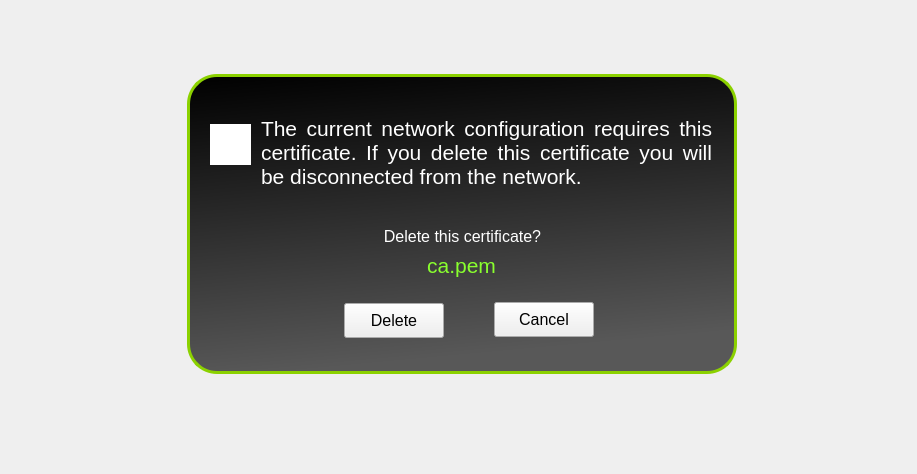
    <widget class="QFrame" name="frameDeleteClientCertPrompt">
     <property name="geometry">
      <rect>
       <x>0</x>
       <y>0</y>
       <width>917</width>
       <height>474</height>
      </rect>
     </property>
     <property name="frameShape">
      <enum>QFrame::NoFrame</enum>
     </property>
     <property name="frameShadow">
      <enum>QFrame::Plain</enum>
     </property>
     <widget class="QGroupBox" name="gbDeleteClientCertPrompt">
      <property name="geometry">
       <rect>
        <x>187</x>
        <y>74</y>
        <width>550</width>
        <height>300</height>
       </rect>
      </property>
      <property name="styleSheet">
       <string notr="true">QGroupBox#gbDeleteClientCertPrompt{
/*	background: url(:/images/screens/brushedSteelSheet.png);  */
background-color: qlineargradient(spread:pad, x1:0, y1:0, x2:0.17, y2:1, stop:0 rgba(0, 0, 0, 255), stop:1 rgba(88, 88, 88, 255));
/* border-color: rgb(118, 118, 118); */
    border: 3px solid rgb(139,209,0);
/*border-radius: 10px;*/
border-radius:30px;
/*border: 3px solid black;*/
}</string>
      </property>
      <property name="title">
       <string/>
      </property>
      <property name="alignment">
       <set>Qt::AlignCenter</set>
      </property>
      <widget class="QLabel" name="deleteClientCertLabel">
       <property name="geometry">
        <rect>
         <x>74</x>
         <y>18</y>
         <width>451</width>
         <height>121</height>
        </rect>
       </property>
       <property name="font">
        <font>
         <pointsize>16</pointsize>
        </font>
       </property>
       <property name="styleSheet">
        <string notr="true">/*color: rgb(0, 0, 0); */
color: rgb(255, 255, 255);</string>
       </property>
       <property name="text">
        <string>The current network configuration requires this certificate. If you delete this certificate you will be disconnected from the network.</string>
       </property>
       <property name="alignment">
        <set>Qt::AlignJustify|Qt::AlignVCenter</set>
       </property>
       <property name="wordWrap">
        <bool>true</bool>
       </property>
      </widget>
      <widget class="QPushButton" name="deleteClientCertYesBut">
       <property name="geometry">
        <rect>
         <x>157</x>
         <y>229</y>
         <width>100</width>
         <height>35</height>
        </rect>
       </property>
       <property name="sizePolicy">
        <sizepolicy hsizetype="Fixed" vsizetype="Fixed">
         <horstretch>0</horstretch>
         <verstretch>0</verstretch>
        </sizepolicy>
       </property>
       <property name="minimumSize">
        <size>
         <width>100</width>
         <height>35</height>
        </size>
       </property>
       <property name="maximumSize">
        <size>
         <width>100</width>
         <height>35</height>
        </size>
       </property>
       <property name="font">
        <font>
         <pointsize>12</pointsize>
        </font>
       </property>
       <property name="text">
        <string>Delete</string>
       </property>
      </widget>
      <widget class="QPushButton" name="deleteClientCertCancelBut">
       <property name="geometry">
        <rect>
         <x>307</x>
         <y>228</y>
         <width>100</width>
         <height>35</height>
        </rect>
       </property>
       <property name="sizePolicy">
        <sizepolicy hsizetype="Fixed" vsizetype="Fixed">
         <horstretch>0</horstretch>
         <verstretch>0</verstretch>
        </sizepolicy>
       </property>
       <property name="minimumSize">
        <size>
         <width>100</width>
         <height>35</height>
        </size>
       </property>
       <property name="maximumSize">
        <size>
         <width>100</width>
         <height>35</height>
        </size>
       </property>
       <property name="font">
        <font>
         <pointsize>12</pointsize>
        </font>
       </property>
       <property name="text">
        <string>Cancel</string>
       </property>
      </widget>
      <widget class="QGraphicsView" name="graphicsViewClientCertWarning">
       <property name="geometry">
        <rect>
         <x>23</x>
         <y>50</y>
         <width>41</width>
         <height>41</height>
        </rect>
       </property>
       <property name="autoFillBackground">
        <bool>false</bool>
       </property>
       <property name="styleSheet">
        <string notr="true">background-image: url(:/images/dialogs/warningIcon.png);
background-repeat: no-repeat;</string>
       </property>
       <property name="frameShape">
        <enum>QFrame::NoFrame</enum>
       </property>
       <property name="frameShadow">
        <enum>QFrame::Plain</enum>
       </property>
       <property name="lineWidth">
        <number>0</number>
       </property>
       <property name="verticalScrollBarPolicy">
        <enum>Qt::ScrollBarAlwaysOff</enum>
       </property>
       <property name="horizontalScrollBarPolicy">
        <enum>Qt::ScrollBarAlwaysOff</enum>
       </property>
      </widget>
      <widget class="QLabel" name="deleteClientCertNameLabel">
       <property name="geometry">
        <rect>
         <x>9</x>
         <y>173</y>
         <width>531</width>
         <height>37</height>
        </rect>
       </property>
       <property name="font">
        <font>
         <pointsize>16</pointsize>
        </font>
       </property>
       <property name="styleSheet">
        <string notr="true">color: rgb(137, 255, 46);</string>
       </property>
       <property name="text">
        <string>ca.pem</string>
       </property>
       <property name="alignment">
        <set>Qt::AlignCenter</set>
       </property>
      </widget>
      <widget class="QLabel" name="label_64">
       <property name="geometry">
        <rect>
         <x>20</x>
         <y>147</y>
         <width>511</width>
         <height>31</height>
        </rect>
       </property>
       <property name="font">
        <font>
         <pointsize>12</pointsize>
        </font>
       </property>
       <property name="styleSheet">
        <string notr="true">color: rgb(255, 255, 255)</string>
       </property>
       <property name="text">
        <string>Delete this certificate?</string>
       </property>
       <property name="alignment">
        <set>Qt::AlignCenter</set>
       </property>
      </widget>
     </widget>
    </widget>
